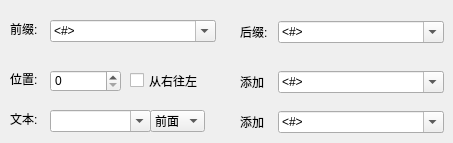
       <widget class="QWidget" name="tab_3">
        <attribute name="title">
         <string>添加</string>
        </attribute>
        <widget class="QLabel" name="label_5">
         <property name="geometry">
          <rect>
           <x>10</x>
           <y>20</y>
           <width>58</width>
           <height>17</height>
          </rect>
         </property>
         <property name="text">
          <string>前缀:</string>
         </property>
        </widget>
        <widget class="QLabel" name="label_6">
         <property name="geometry">
          <rect>
           <x>10</x>
           <y>70</y>
           <width>58</width>
           <height>17</height>
          </rect>
         </property>
         <property name="text">
          <string>位置:</string>
         </property>
        </widget>
        <widget class="QLabel" name="label_7">
         <property name="geometry">
          <rect>
           <x>10</x>
           <y>110</y>
           <width>58</width>
           <height>17</height>
          </rect>
         </property>
         <property name="text">
          <string>文本:</string>
         </property>
        </widget>
        <widget class="QComboBox" name="comboBoxPreFix">
         <property name="geometry">
          <rect>
           <x>50</x>
           <y>20</y>
           <width>166</width>
           <height>22</height>
          </rect>
         </property>
         <property name="editable">
          <bool>true</bool>
         </property>
         <property name="currentText">
          <string>&lt;#&gt;</string>
         </property>
         <item>
          <property name="text">
           <string>&lt;#&gt;</string>
          </property>
         </item>
         <item>
          <property name="text">
           <string>&lt;r&gt;</string>
          </property>
         </item>
         <item>
          <property name="text">
           <string>&lt;dir&gt;</string>
          </property>
         </item>
         <item>
          <property name="text">
           <string>&lt;date&gt;</string>
          </property>
         </item>
         <item>
          <property name="text">
           <string>&lt;time&gt;</string>
          </property>
         </item>
         <item>
          <property name="text">
           <string>&lt;cdate&gt;</string>
          </property>
         </item>
         <item>
          <property name="text">
           <string>&lt;ctime&gt;</string>
          </property>
         </item>
         <item>
          <property name="text">
           <string>&lt;mdata&gt;</string>
          </property>
         </item>
         <item>
          <property name="text">
           <string>&lt;mtime&gt;</string>
          </property>
         </item>
        </widget>
        <widget class="QComboBox" name="comboBoxTxt">
         <property name="geometry">
          <rect>
           <x>50</x>
           <y>110</y>
           <width>101</width>
           <height>22</height>
          </rect>
         </property>
         <property name="editable">
          <bool>true</bool>
         </property>
         <property name="currentText">
          <string/>
         </property>
        </widget>
        <widget class="QComboBox" name="comboBox_11">
         <property name="geometry">
          <rect>
           <x>150</x>
           <y>110</y>
           <width>55</width>
           <height>22</height>
          </rect>
         </property>
         <property name="minimumSize">
          <size>
           <width>55</width>
           <height>0</height>
          </size>
         </property>
         <property name="maximumSize">
          <size>
           <width>55</width>
           <height>16777215</height>
          </size>
         </property>
         <item>
          <property name="text">
           <string>前面</string>
          </property>
         </item>
         <item>
          <property name="text">
           <string>后面</string>
          </property>
         </item>
        </widget>
        <widget class="QCheckBox" name="checkBox_4">
         <property name="geometry">
          <rect>
           <x>130</x>
           <y>70</y>
           <width>84</width>
           <height>21</height>
          </rect>
         </property>
         <property name="text">
          <string>从右往左</string>
         </property>
        </widget>
        <widget class="QSpinBox" name="spinBox">
         <property name="geometry">
          <rect>
           <x>50</x>
           <y>70</y>
           <width>71</width>
           <height>22</height>
          </rect>
         </property>
        </widget>
        <widget class="QWidget" name="layoutWidget">
         <property name="geometry">
          <rect>
           <x>240</x>
           <y>20</y>
           <width>204</width>
           <height>24</height>
          </rect>
         </property>
         <layout class="QHBoxLayout" name="horizontalLayout_6">
          <item>
           <widget class="QLabel" name="label_8">
            <property name="text">
             <string>后缀:</string>
            </property>
           </widget>
          </item>
          <item>
           <widget class="QComboBox" name="comboBoxSuffix_2">
            <property name="minimumSize">
             <size>
              <width>166</width>
              <height>0</height>
             </size>
            </property>
            <property name="maximumSize">
             <size>
              <width>166</width>
              <height>16777215</height>
             </size>
            </property>
            <property name="editable">
             <bool>true</bool>
            </property>
            <property name="currentText">
             <string>&lt;#&gt;</string>
            </property>
            <item>
             <property name="text">
              <string>&lt;#&gt;</string>
             </property>
            </item>
            <item>
             <property name="text">
              <string>&lt;r&gt;</string>
             </property>
            </item>
            <item>
             <property name="text">
              <string>&lt;dir&gt;</string>
             </property>
            </item>
            <item>
             <property name="text">
              <string>&lt;date&gt;</string>
             </property>
            </item>
            <item>
             <property name="text">
              <string>&lt;time&gt;</string>
             </property>
            </item>
            <item>
             <property name="text">
              <string>&lt;cdate&gt;</string>
             </property>
            </item>
            <item>
             <property name="text">
              <string>&lt;ctime&gt;</string>
             </property>
            </item>
            <item>
             <property name="text">
              <string>&lt;mdate&gt;</string>
             </property>
            </item>
            <item>
             <property name="text">
              <string>&lt;mtime&gt;</string>
             </property>
            </item>
           </widget>
          </item>
         </layout>
        </widget>
        <widget class="QWidget" name="layoutWidget">
         <property name="geometry">
          <rect>
           <x>240</x>
           <y>70</y>
           <width>204</width>
           <height>24</height>
          </rect>
         </property>
         <layout class="QHBoxLayout" name="horizontalLayout_7">
          <item>
           <widget class="QLabel" name="label_9">
            <property name="text">
             <string>添加 </string>
            </property>
           </widget>
          </item>
          <item>
           <widget class="QComboBox" name="comboBox_8">
            <property name="minimumSize">
             <size>
              <width>166</width>
              <height>0</height>
             </size>
            </property>
            <property name="maximumSize">
             <size>
              <width>166</width>
              <height>16777215</height>
             </size>
            </property>
            <property name="editable">
             <bool>true</bool>
            </property>
            <property name="currentText">
             <string>&lt;#&gt;</string>
            </property>
            <item>
             <property name="text">
              <string>&lt;#&gt;</string>
             </property>
            </item>
            <item>
             <property name="text">
              <string>&lt;r&gt;</string>
             </property>
            </item>
            <item>
             <property name="text">
              <string>&lt;dir&gt;</string>
             </property>
            </item>
            <item>
             <property name="text">
              <string>&lt;date&gt;</string>
             </property>
            </item>
            <item>
             <property name="text">
              <string>&lt;time&gt;</string>
             </property>
            </item>
            <item>
             <property name="text">
              <string>&lt;cdate&gt;</string>
             </property>
            </item>
            <item>
             <property name="text">
              <string>&lt;ctime&gt;</string>
             </property>
            </item>
            <item>
             <property name="text">
              <string>&lt;mdate&gt;</string>
             </property>
            </item>
            <item>
             <property name="text">
              <string>&lt;mtime&gt;</string>
             </property>
            </item>
           </widget>
          </item>
         </layout>
        </widget>
        <widget class="QWidget" name="layoutWidget">
         <property name="geometry">
          <rect>
           <x>240</x>
           <y>110</y>
           <width>204</width>
           <height>24</height>
          </rect>
         </property>
         <layout class="QHBoxLayout" name="horizontalLayout_8">
          <item>
           <widget class="QLabel" name="label_10">
            <property name="text">
             <string>添加 </string>
            </property>
           </widget>
          </item>
          <item>
           <widget class="QComboBox" name="comboBox_9">
            <property name="minimumSize">
             <size>
              <width>166</width>
              <height>0</height>
             </size>
            </property>
            <property name="maximumSize">
             <size>
              <width>166</width>
              <height>16777215</height>
             </size>
            </property>
            <property name="editable">
             <bool>true</bool>
            </property>
            <property name="currentText">
             <string>&lt;#&gt;</string>
            </property>
            <item>
             <property name="text">
              <string>&lt;#&gt;</string>
             </property>
            </item>
            <item>
             <property name="text">
              <string>&lt;r&gt;</string>
             </property>
            </item>
            <item>
             <property name="text">
              <string>&lt;dir&gt;</string>
             </property>
            </item>
            <item>
             <property name="text">
              <string>&lt;date&gt;</string>
             </property>
            </item>
            <item>
             <property name="text">
              <string>&lt;time&gt;</string>
             </property>
            </item>
            <item>
             <property name="text">
              <string>&lt;cdate&gt;</string>
             </property>
            </item>
            <item>
             <property name="text">
              <string>&lt;ctime&gt;</string>
             </property>
            </item>
            <item>
             <property name="text">
              <string>&lt;mdate&gt;</string>
             </property>
            </item>
            <item>
             <property name="text">
              <string>&lt;mtime&gt;</string>
             </property>
            </item>
           </widget>
          </item>
         </layout>
        </widget>
       </widget>
